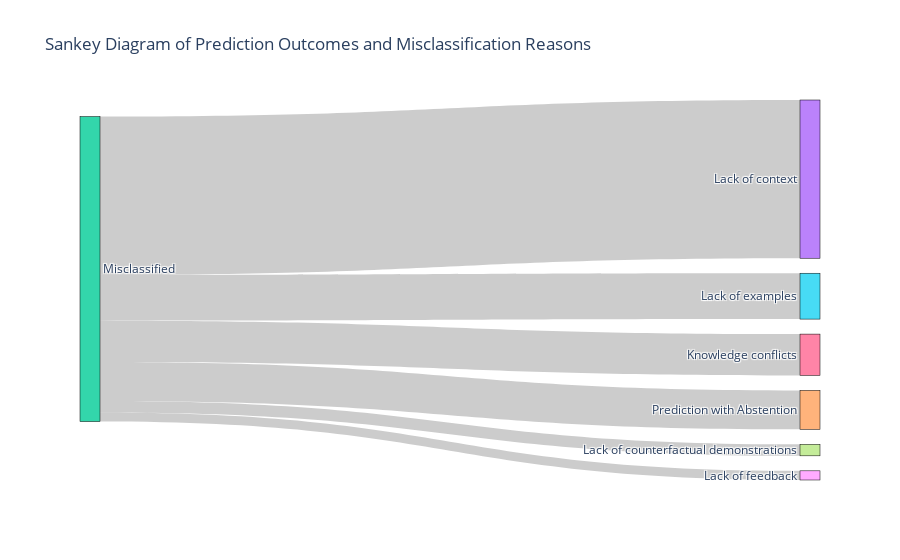

The cell this chart's notebook holds for it:
### Code cell
import plotly.graph_objects as go

# 1. Total number of y_pred_ML
total_cases = simple_cases_df["total"]
num_misclassified = simple_cases_df["missclassified"]
num_correct = simple_cases_df["correct"]

# 3. Misclassification reasons from your vignette_prompt_reasons_df (hardcoded for this example)
reasons = {
    "Lack of context": 69,
    "Prediction with Abstention": 17,
    "Lack of examples": 20,
    "Knowledge conflicts": 18,
    "Lack of counterfactual demonstrations": 5,
    "Lack of feedback": 4
}

# Sankey components
labels = [
    "Total",              # 0
    "Correct",            # 1
    "Misclassified",      # 2
    *reasons.keys()       # 3+
]

# Links: from -> to -> value
sources = [0, 0]  # Total -> Correct, Misclassified
targets = [1, 2]
values = [num_correct, num_misclassified]

# Add each misclassification reason
for i, (reason, count) in enumerate(reasons.items()):
    sources.append(2)                # From Misclassified
    targets.append(3 + i)            # To each reason node
    values.append(count)

# Create Sankey diagram
fig = go.Figure(data=[go.Sankey(
    node=dict(
        pad=15,
        thickness=20,
        line=dict(color="black", width=0.5),
        label=labels
    ),
    link=dict(
        source=sources,
        target=targets,
        value=values
    )
)])

fig.update_layout(title_text="Sankey Diagram of Prediction Outcomes and Misclassification Reasons", font_size=12)
fig.show()

### Figure 1 — Plotly figure (JSON) as saved in the notebook; plotly's stock layout.template omitted (floating-point values rounded to 4 significant figures)
{"data": [{"link": {"source": [0, 0, 2, 2, 2, 2, 2, 2], "target": [1, 2, 3, 4, 5, 6, 7, 8], "value": [{"0": 160}, {"0": 86}, 69, 17, 20, 18, 5, 4]}, "node": {"label": ["Total", "Correct", "Misclassified", "Lack of context", "Prediction with Abstention", "Lack of examples", "Knowledge conflicts", "Lack of counterfactual demonstrations", "Lack of feedback"], "line": {"color": "black", "width": 0.5}, "pad": 15, "thickness": 20}, "type": "sankey"}], "layout": {"title": {"text": "Sankey Diagram of Prediction Outcomes and Misclassification Reasons"}, "font": {"size": 12}}}
